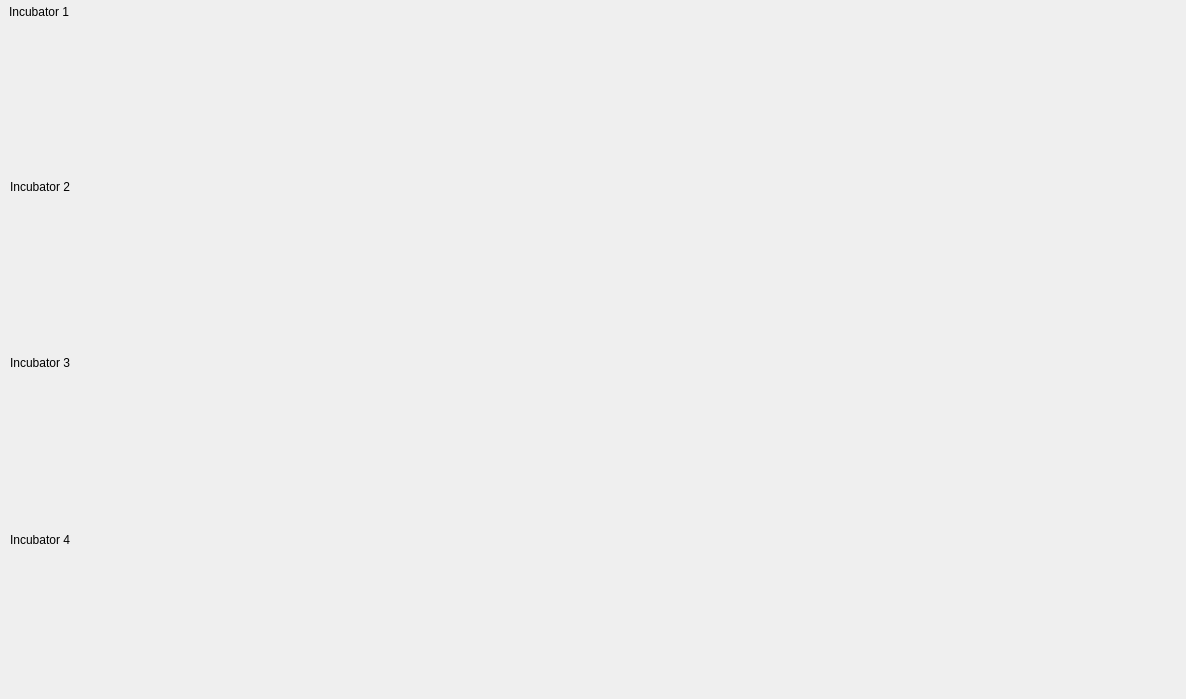
<?xml version="1.0" encoding="UTF-8"?>
<ui version="4.0">
 <class>Form</class>
 <widget class="QWidget" name="Form">
  <property name="geometry">
   <rect>
    <x>0</x>
    <y>0</y>
    <width>1186</width>
    <height>699</height>
   </rect>
  </property>
  <property name="windowTitle">
   <string>Form</string>
  </property>
  <widget class="QWidget" name="gridLayoutWidget">
   <property name="geometry">
    <rect>
     <x>2</x>
     <y>16</y>
     <width>1181</width>
     <height>161</height>
    </rect>
   </property>
   <layout class="QGridLayout" name="grdLay1"/>
  </widget>
  <widget class="QLabel" name="label">
   <property name="geometry">
    <rect>
     <x>9</x>
     <y>1</y>
     <width>71</width>
     <height>21</height>
    </rect>
   </property>
   <property name="text">
    <string>Incubator 1</string>
   </property>
  </widget>
  <widget class="QLabel" name="label_2">
   <property name="geometry">
    <rect>
     <x>10</x>
     <y>177</y>
     <width>71</width>
     <height>20</height>
    </rect>
   </property>
   <property name="text">
    <string>Incubator 2</string>
   </property>
  </widget>
  <widget class="QWidget" name="gridLayoutWidget_2">
   <property name="geometry">
    <rect>
     <x>2</x>
     <y>192</y>
     <width>1181</width>
     <height>161</height>
    </rect>
   </property>
   <layout class="QGridLayout" name="grdLay2"/>
  </widget>
  <widget class="QLabel" name="label_3">
   <property name="geometry">
    <rect>
     <x>10</x>
     <y>353</y>
     <width>71</width>
     <height>20</height>
    </rect>
   </property>
   <property name="text">
    <string>Incubator 3</string>
   </property>
  </widget>
  <widget class="QWidget" name="gridLayoutWidget_3">
   <property name="geometry">
    <rect>
     <x>2</x>
     <y>367</y>
     <width>1181</width>
     <height>161</height>
    </rect>
   </property>
   <layout class="QGridLayout" name="grdLay3"/>
  </widget>
  <widget class="QLabel" name="label_4">
   <property name="geometry">
    <rect>
     <x>10</x>
     <y>530</y>
     <width>71</width>
     <height>20</height>
    </rect>
   </property>
   <property name="text">
    <string>Incubator 4</string>
   </property>
  </widget>
  <widget class="QWidget" name="gridLayoutWidget_4">
   <property name="geometry">
    <rect>
     <x>2</x>
     <y>544</y>
     <width>1181</width>
     <height>161</height>
    </rect>
   </property>
   <layout class="QGridLayout" name="grdLay4"/>
  </widget>
  <zorder>gridLayoutWidget</zorder>
  <zorder>gridLayoutWidget_2</zorder>
  <zorder>gridLayoutWidget_3</zorder>
  <zorder>gridLayoutWidget_4</zorder>
  <zorder>label_4</zorder>
  <zorder>label_3</zorder>
  <zorder>label_2</zorder>
  <zorder>label</zorder>
 </widget>
 <resources/>
 <connections/>
</ui>
